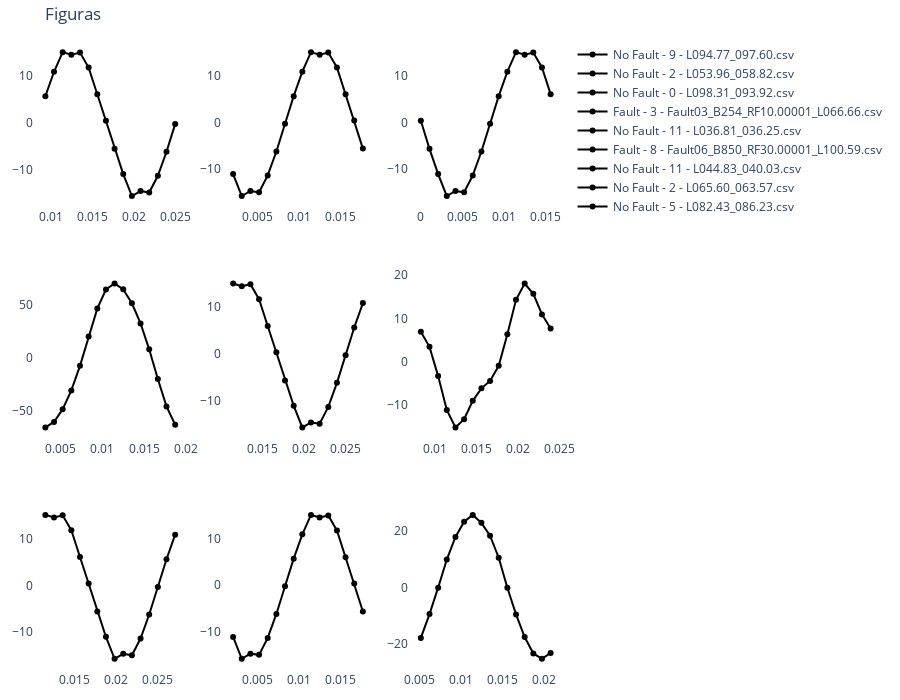

Source (notebook cell):
### Markdown cell above
##### 6.2. Plotly Plot

### Code cell
from plotly.subplots import make_subplots
import plotly.graph_objects as go

fs = 960
dataset_plot = Form1Dataset(
    dataset_dir,
    max_window_idx=max_window_idx,
    signal_names=signal_names,
    test=True,
    csv_step=csv_step,
    window_length=N,
)
plot_dataloader = DataLoader(dataset_plot, batch_size=train_batch_size, shuffle=True)

dataiter = iter(plot_dataloader)
signal_windows, t_windows, labels, csv_name, index, window_idx = next(dataiter)
print(len(csv_name))
print(window_idx.shape)
print(labels.shape)

print(labels.type())
x = model(signal_windows[0:9].to(device))
# x = x.detach()

# Crear Matriz de confusión
df = confusion_matrix(x, labels[0:9])
print(type(df))
print(df)

# figure = plt.figure(figsize=(10, 10))
cols, rows = 3, 3
fig = make_subplots(rows=rows, cols=cols)

label_to_text = {
    "0": "No Fault",
    "1": "Fault",
}

for i in range(0, cols * rows):

    col = i % cols
    row = i // cols
    label = label_to_text[str(int(labels[i, 0].item()))]
    win_idx = str(window_idx[i].item())
    print(csv_name[i])
    fig.add_trace(
        go.Scatter(
            name=f"{label} - {win_idx} - {csv_name[i]}",
            x=t_windows[i, :],
            y=signal_windows[i, :, 0],
            marker_color="black",
        ),
        row=row + 1,
        col=col + 1,
    )

fig.update_layout(
    height=700,
    width=900,
    title_text="Figuras",
    margin={"b": 20, "t": 40, "l": 20, "r": 30},
    plot_bgcolor="rgba(0,0,0,0)",
    # paper_bgcolor="whitesmoke",
)
fig.show()

### Figure 1 — Plotly figure (JSON) as saved in the notebook; plotly's stock layout.template omitted (floating-point values rounded to 4 significant figures)
{"data": [{"marker": {"color": "black"}, "name": "No Fault - 9 - L094.77_097.60.csv", "type": "scatter", "x": [0.009375, 0.01042, 0.01146, 0.0125, 0.01354, 0.01458, 0.01563, 0.01667, 0.01771, 0.01875, 0.01979, 0.02083, 0.02188, 0.02292, 0.02396, 0.025], "xaxis": "x", "y": [5.654, 10.87, 15.05, 14.5, 14.96, 11.76, 6.07, 0.4138, -5.591, -10.97, -15.67, -14.61, -14.91, -11.33, -6.215, -0.3074], "yaxis": "y"}, {"marker": {"color": "black"}, "name": "No Fault - 2 - L053.96_058.82.csv", "type": "scatter", "x": [0.002083, 0.003125, 0.004167, 0.005208, 0.00625, 0.007292, 0.008334, 0.009375, 0.01042, 0.01146, 0.0125, 0.01354, 0.01458, 0.01563, 0.01667, 0.01771], "xaxis": "x2", "y": [-11.02, -15.73, -14.63, -14.92, -11.31, -6.19, -0.2674, 5.64, 10.87, 15.05, 14.5, 14.97, 11.77, 6.071, 0.4235, -5.573], "yaxis": "y2"}, {"marker": {"color": "black"}, "name": "No Fault - 0 - L098.31_093.92.csv", "type": "scatter", "x": [0, 0.001042, 0.002083, 0.003125, 0.004167, 0.005208, 0.00625, 0.007292, 0.008334, 0.009375, 0.01042, 0.01146, 0.0125, 0.01354, 0.01458, 0.01563], "xaxis": "x3", "y": [0.3786, -5.621, -11.02, -15.73, -14.63, -14.92, -11.31, -6.19, -0.2674, 5.64, 10.87, 15.05, 14.5, 14.97, 11.77, 6.071], "yaxis": "y3"}, {"marker": {"color": "black"}, "name": "Fault - 3 - Fault03_B254_RF10.00001_L066.66.csv", "type": "scatter", "x": [0.003125, 0.004167, 0.005208, 0.00625, 0.007292, 0.008334, 0.009375, 0.01042, 0.01146, 0.0125, 0.01354, 0.01458, 0.01563, 0.01667, 0.01771, 0.01875], "xaxis": "x4", "y": [-65.57, -60.34, -48.27, -30.6, -7.368, 20.43, 46.74, 64.74, 70.42, 64.92, 51.72, 32.77, 8.256, -19.81, -45.65, -63.01], "yaxis": "y4"}, {"marker": {"color": "black"}, "name": "No Fault - 11 - L036.81_036.25.csv", "type": "scatter", "x": [0.01146, 0.0125, 0.01354, 0.01458, 0.01563, 0.01667, 0.01771, 0.01875, 0.01979, 0.02083, 0.02188, 0.02292, 0.02396, 0.025, 0.02604, 0.02708], "xaxis": "x5", "y": [15.02, 14.47, 14.89, 11.69, 5.987, 0.3589, -5.616, -11.0, -15.64, -14.57, -14.85, -11.26, -6.127, -0.2558, 5.648, 10.86], "yaxis": "y5"}, {"marker": {"color": "black"}, "name": "Fault - 8 - Fault06_B850_RF30.00001_L100.59.csv", "type": "scatter", "x": [0.008334, 0.009375, 0.01042, 0.01146, 0.0125, 0.01354, 0.01458, 0.01563, 0.01667, 0.01771, 0.01875, 0.01979, 0.02083, 0.02188, 0.02292, 0.02396], "xaxis": "x6", "y": [6.884, 3.403, -3.367, -11.22, -15.26, -13.35, -9.103, -6.197, -4.476, -0.974, 6.301, 14.28, 18.06, 15.7, 10.91, 7.657], "yaxis": "y6"}, {"marker": {"color": "black"}, "name": "No Fault - 11 - L044.83_040.03.csv", "type": "scatter", "x": [0.01146, 0.0125, 0.01354, 0.01458, 0.01563, 0.01667, 0.01771, 0.01875, 0.01979, 0.02083, 0.02188, 0.02292, 0.02396, 0.025, 0.02604, 0.02708], "xaxis": "x7", "y": [15.05, 14.5, 14.97, 11.77, 6.071, 0.4235, -5.573, -10.97, -15.67, -14.61, -14.92, -11.35, -6.211, -0.3174, 5.597, 10.83], "yaxis": "y7"}, {"marker": {"color": "black"}, "name": "No Fault - 2 - L065.60_063.57.csv", "type": "scatter", "x": [0.002083, 0.003125, 0.004167, 0.005208, 0.00625, 0.007292, 0.008334, 0.009375, 0.01042, 0.01146, 0.0125, 0.01354, 0.01458, 0.01563, 0.01667, 0.01771], "xaxis": "x8", "y": [-11.08, -15.77, -14.66, -14.92, -11.29, -6.148, -0.21, 5.705, 10.93, 15.09, 14.53, 14.97, 11.75, 6.027, 0.3665, -5.635], "yaxis": "y8"}, {"marker": {"color": "black"}, "name": "No Fault - 5 - L082.43_086.23.csv", "type": "scatter", "x": [0.005208, 0.00625, 0.007292, 0.008334, 0.009375, 0.01042, 0.01146, 0.0125, 0.01354, 0.01458, 0.01563, 0.01667, 0.01771, 0.01875, 0.01979, 0.02083], "xaxis": "x9", "y": [-17.92, -9.44, -0.06125, 9.94, 17.97, 23.42, 25.83, 23.01, 18.45, 10.6, -0.09296, -9.568, -17.6, -23.46, -25.37, -23.27], "yaxis": "y9"}], "layout": {"height": 700, "margin": {"b": 20, "l": 20, "r": 30, "t": 40}, "plot_bgcolor": "rgba(0,0,0,0)", "title": {"text": "Figuras"}, "width": 900, "xaxis": {"anchor": "y", "domain": [0, 0.2889]}, "xaxis2": {"anchor": "y2", "domain": [0.3556, 0.6444]}, "xaxis3": {"anchor": "y3", "domain": [0.7111, 1]}, "xaxis4": {"anchor": "y4", "domain": [0, 0.2889]}, "xaxis5": {"anchor": "y5", "domain": [0.3556, 0.6444]}, "xaxis6": {"anchor": "y6", "domain": [0.7111, 1]}, "xaxis7": {"anchor": "y7", "domain": [0, 0.2889]}, "xaxis8": {"anchor": "y8", "domain": [0.3556, 0.6444]}, "xaxis9": {"anchor": "y9", "domain": [0.7111, 1]}, "yaxis": {"anchor": "x", "domain": [0.7333, 1]}, "yaxis2": {"anchor": "x2", "domain": [0.7333, 1]}, "yaxis3": {"anchor": "x3", "domain": [0.7333, 1]}, "yaxis4": {"anchor": "x4", "domain": [0.3667, 0.6333]}, "yaxis5": {"anchor": "x5", "domain": [0.3667, 0.6333]}, "yaxis6": {"anchor": "x6", "domain": [0.3667, 0.6333]}, "yaxis7": {"anchor": "x7", "domain": [0, 0.2667]}, "yaxis8": {"anchor": "x8", "domain": [0, 0.2667]}, "yaxis9": {"anchor": "x9", "domain": [0, 0.2667]}}}
